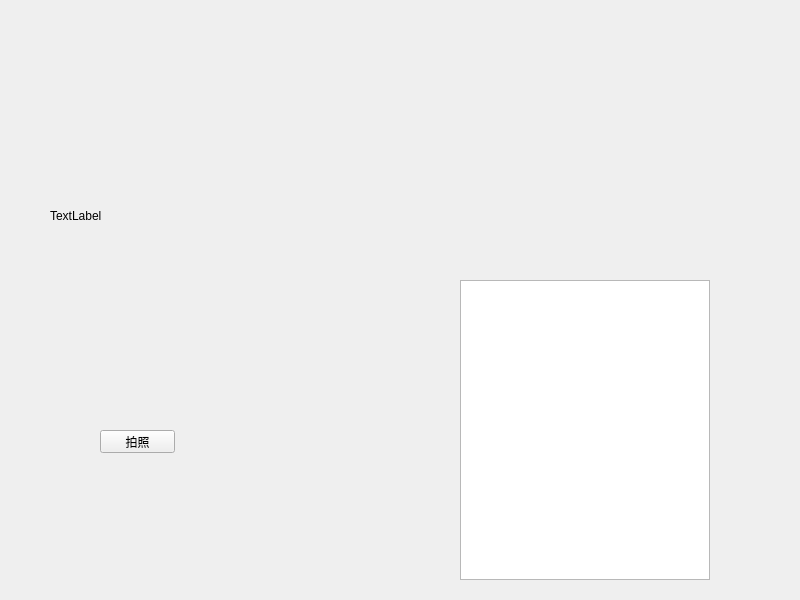
<?xml version="1.0" encoding="UTF-8"?>
<ui version="4.0">
 <class>Widget</class>
 <widget class="QWidget" name="Widget">
  <property name="geometry">
   <rect>
    <x>0</x>
    <y>0</y>
    <width>800</width>
    <height>600</height>
   </rect>
  </property>
  <property name="windowTitle">
   <string>Widget</string>
  </property>
  <widget class="QLabel" name="label">
   <property name="geometry">
    <rect>
     <x>50</x>
     <y>110</y>
     <width>281</width>
     <height>211</height>
    </rect>
   </property>
   <property name="text">
    <string>TextLabel</string>
   </property>
   <property name="scaledContents">
    <bool>false</bool>
   </property>
  </widget>
  <widget class="QPushButton" name="pushButton">
   <property name="geometry">
    <rect>
     <x>100</x>
     <y>430</y>
     <width>75</width>
     <height>23</height>
    </rect>
   </property>
   <property name="text">
    <string>拍照</string>
   </property>
  </widget>
  <widget class="QTextBrowser" name="textBrowser">
   <property name="geometry">
    <rect>
     <x>460</x>
     <y>280</y>
     <width>250</width>
     <height>300</height>
    </rect>
   </property>
   <property name="minimumSize">
    <size>
     <width>250</width>
     <height>300</height>
    </size>
   </property>
   <property name="maximumSize">
    <size>
     <width>250</width>
     <height>300</height>
    </size>
   </property>
  </widget>
 </widget>
 <resources/>
 <connections/>
</ui>
